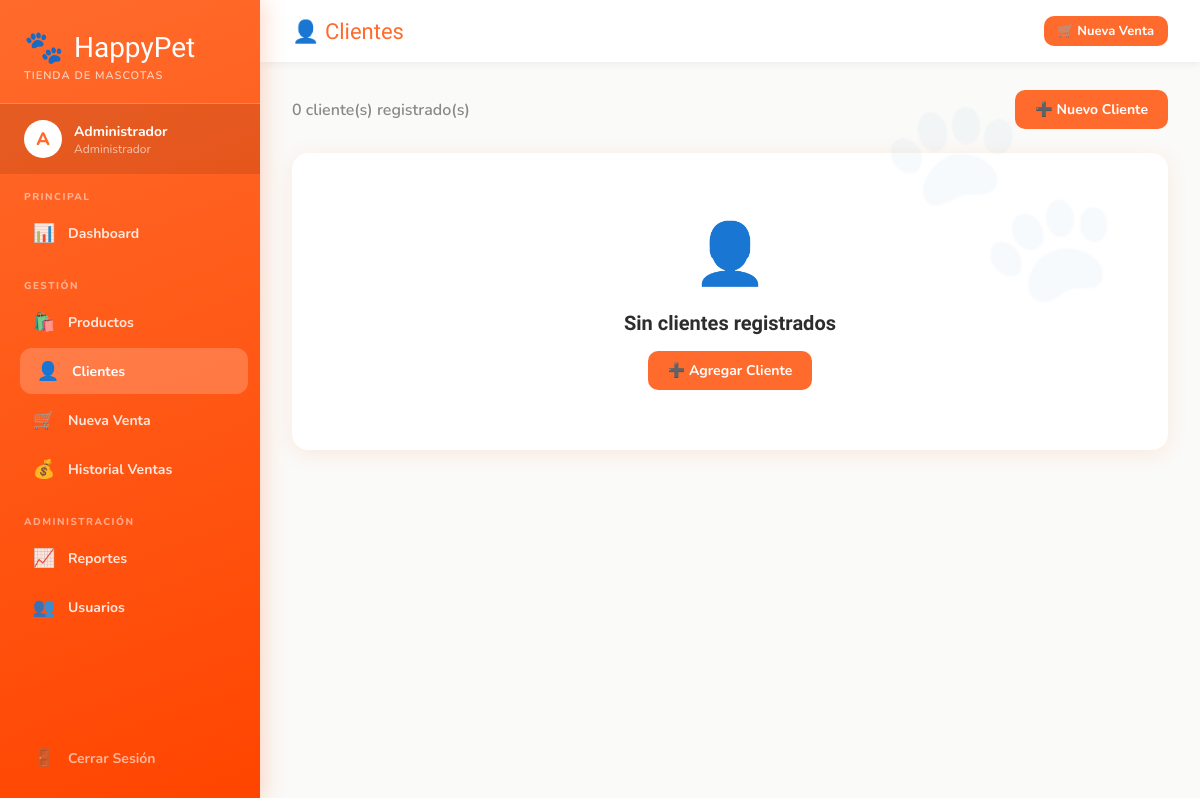
Before: /clientes (signed in) with the older database file.
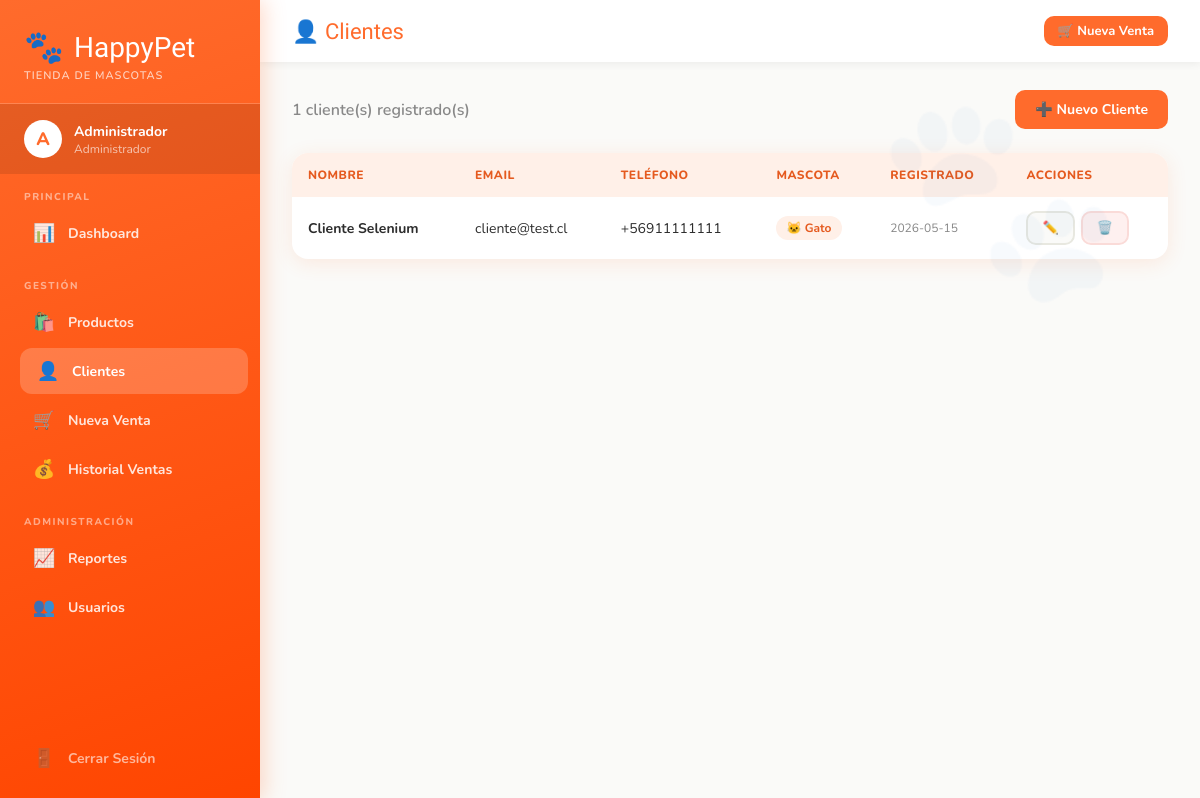
After: the same page with the newer database file.
### tables this page shows
CREATE TABLE clientes (
        id INTEGER PRIMARY KEY AUTOINCREMENT,
        nombre TEXT NOT NULL,
        email TEXT UNIQUE,
        telefono TEXT,
        tipo_mascota TEXT,
        creado_en TEXT
    );

### app.py (the view)
@app.route('/clientes')
@login_required
def clientes():
    conn = get_db()
    cli = conn.execute("SELECT * FROM clientes ORDER BY nombre").fetchall()
    conn.close()
    return render_template('clientes.html', clientes=cli)

### app.py (called while the page is built)
def get_db():
    conn = sqlite3.connect(DB_PATH)
    conn.row_factory = sqlite3.Row
    return conn

def login_required(f):
    from functools import wraps
    @wraps(f)
    def decorated(*args, **kwargs):
        if 'user_id' not in session:
            return redirect(url_for('login'))
        return f(*args, **kwargs)
    return decorated

### templates/clientes.html (shortened to what this page needs)
{% extends "base.html" %}
{% block page_title %}👤 Clientes{% endblock %}
{% block content %}
<div class="d-flex justify-between align-center mb-3">
    <span style="color:#888;font-weight:600">{{ clientes|length }} cliente(s) registrado(s)</span>
    <a href="{{ url_for('nuevo_cliente') }}" class="btn btn-primary">➕ Nuevo Cliente</a>
</div>
<div class="card">
    <div class="table-container">
        {% if clientes %}
        <table>
            <thead><tr><th>Nombre</th><th>Email</th><th>Teléfono</th><th>Mascota</th><th>Registrado</th><th>Acciones</th></tr></thead>
            <tbody>
            {% for c in clientes %}
            <tr>
                <td><strong>{{ c['nombre'] }}</strong></td>
                <td>{{ c['email'] or '—' }}</td>
                <td>{{ c['telefono'] or '—' }}</td>
                <td>
                    <span class="badge {{ 'badge-orange' if c['tipo_mascota']=='Gato' else 'badge-success' if c['tipo_mascota']=='Perro' else 'badge-info' }}">
                        {{ '🐱' if c['tipo_mascota']=='Gato' else '🐶' if c['tipo_mascota']=='Perro' else '🐾' }} {{ c['tipo_mascota'] or 'N/A' }}
                    </span>
                </td>
                <td style="font-size:12px;color:#888">{{ c['creado_en'][:10] if c['creado_en'] else '' }}</td>
                <td>
                    <div style="display:flex;gap:6px">
                        <a href="{{ url_for('editar_cliente', cid=c['id']) }}" class="btn btn-secondary btn-sm">✏️</a>
                        <form method="post" action="{{ url_for('eliminar_cliente', cid=c['id']) }}" onsubmit="return confirm('¿Eliminar este cliente?')">
                            <button type="submit" class="btn btn-danger btn-sm">🗑️</button>
                        </form>
                    </div>
                </td>
            </tr>
            {% endfor %}
            </tbody>
        </table>
        {% else %}
        <div class="empty-state">
            <div class="icon">👤</div>
            <h3>Sin clientes registrados</h3>
            <a href="{{ url_for('nuevo_cliente') }}" class="btn btn-primary mt-2">➕ Agregar Cliente</a>
        </div>
        {% endif %}
    </div>
</div>
{% endblock %}

Changed rows visible on the page:
added clientes: nombre "Cliente Selenium", email "cliente@test.cl", telefono "+56911111111", tipo_mascota "🐱", tipo_mascota "Gato", creado_en "2026-05-15"
Other visible differences:
{{ clientes|length }}: "0" → "1"
text no longer shown: "👤 Sin clientes registrados ➕ Agregar Cliente"
text now shown: "NOMBRE EMAIL TELÉFONO MASCOTA REGISTRADO ACCIONES"
